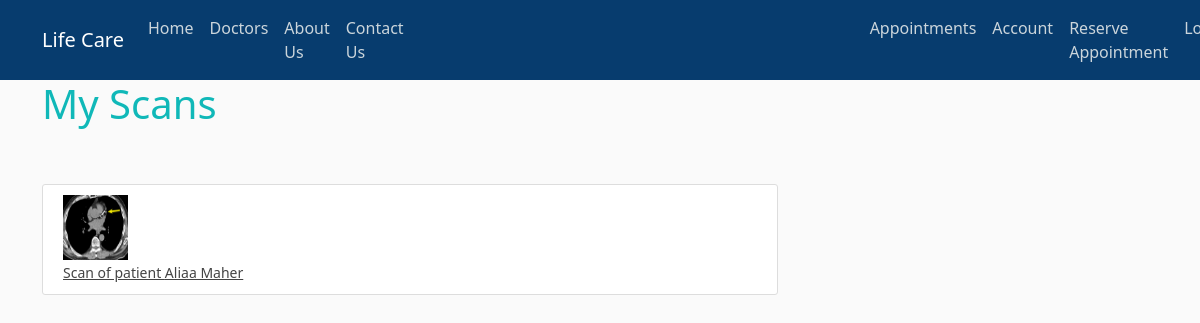
/scans (signed in), run on the app's committed database.
### his/models.py (models this page shows, shortened)
class CTScan(db.Model):
    id = db.Column(db.Integer, primary_key=True)
    image_file = db.Column(db.String(20), nullable=False)
    patient_id = db.Column(db.Integer, db.ForeignKey('user.id'), nullable=False)

class User(db.Model, UserMixin):
    id = db.Column(db.Integer, primary_key=True)
    username = db.Column(db.String(20), unique=True, nullable=False)
    national_id = db.Column(db.Integer, unique=True, nullable=False)
    email = db.Column(db.String(120), unique=True, nullable=False)
    image_file = db.Column(db.String(20), nullable=False, default='default.jpg')
    password = db.Column(db.String(60), nullable=False)
    mobile_number = db.Column(db.String, nullable=False)
    gender = db.Column(db.String(6), nullable=False)
    age = db.Column(db.Integer, nullable=False)
    role = db.Column(db.String(10), nullable=False, default='patient')
    doctor_id = db.Column(db.Integer, db.ForeignKey('user.id'), nullable=True)
    patients = db.relationship('User')
    medical_history = db.Column(db.Text, nullable=True)
    salary = db.Column(db.Text, nullable=True)
    scans = db.relationship('CTScan', backref='patient', lazy=True)

### his/routes.py (the view)
@app.route("/scans")
@login_required
def scans():
    scans = CTScan.query.filter_by(patient_id=current_user.id)
    return render_template('scans.html', title='Patient Scans', scans=scans)

### his/models.py (called while the page is built)
@login_manager.user_loader
def load_user(user_id):
    return User.query.get(int(user_id))

### his/templates/scans.html
{% extends "layout.html" %}
{% block content %}
    <h1>My Scans</h1><br><br>
    {% for scan in scans %}
        <div class="media content-section">
            <div class="media">
                <img class="squared article-img" src="{{ url_for('static', filename='scans_pics/' + scan.image_file) }}">
                <div class="media-body">
                    <small class="text-muted"><a class="article-title" href="{{ url_for('scan', scan_id=scan.id) }}"> Scan of patient {{current_user.username}} </a></small>
                </div>
            </div>
        </div>
    {% endfor %}
{% endblock content %}

### his/static/main.css (style rules this page uses)
body { background: #fafafa; color: #333333; margin-top: 5rem; }
h1, h2, h3, h4, h5, h6 { color: #10b8b8; }
.content-section { background: #ffffff; padding: 10px 20px; border: 1px solid #dddddd; border-radius: 3px; margin-bottom: 20px; }
.article-title { color: #444444; }
.article-img { height: 65px; width: 65px; margin-right: 16px; }

### data on the page
CTScan: image_file (picture)
User: username "Aliaa Maher"
